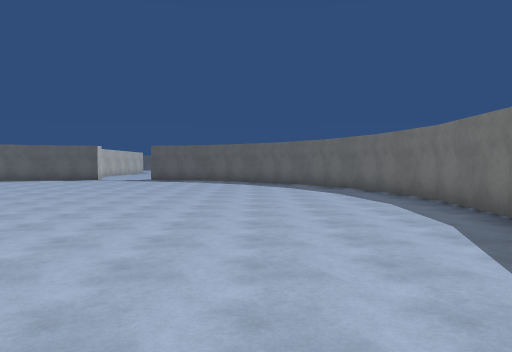
View 1 (above)

24 first-person views from a walk through a Unity game level. The camera is 1.5 m above the floor, tilts 2° down and sees 70° across. The floor is counted in squares, 2 m on a side. Each view is taken from the middle of a square. On the plan, view 1 faces up. The plan holds only what a view shows up to about 11 squares ahead; the rest is blank. The place goes on beyond the plan. Surface patterns are stand-ins for the level's own textures.

View 2
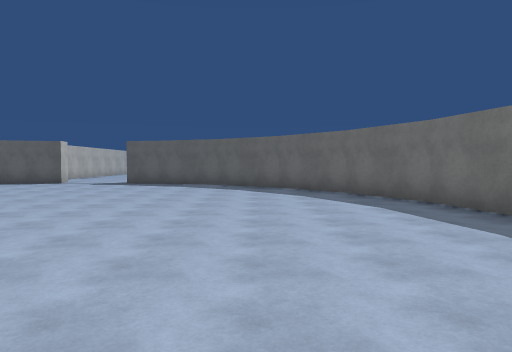

View 3
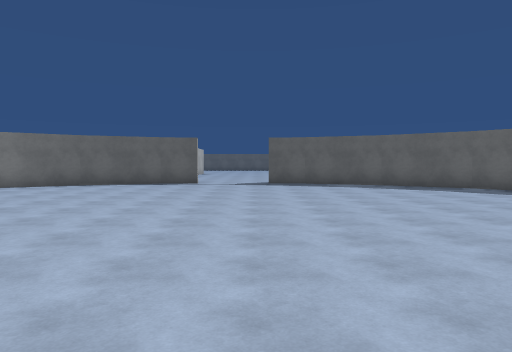

View 4
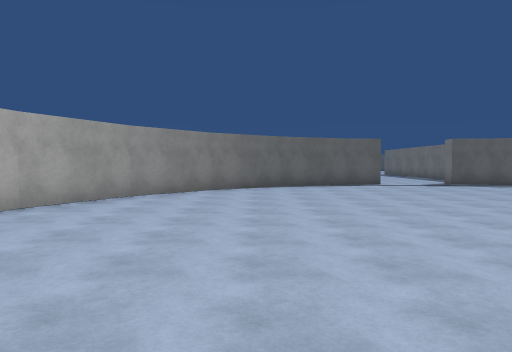

View 5
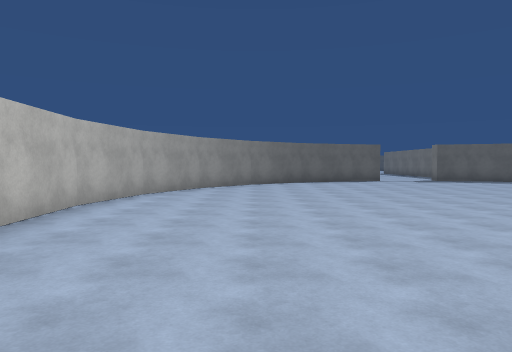

View 6
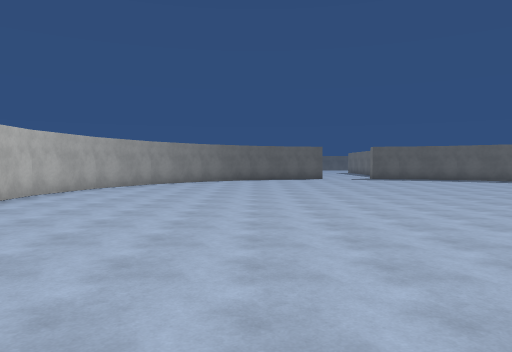

View 7
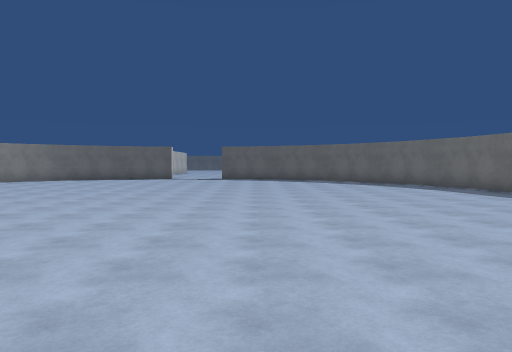

View 8
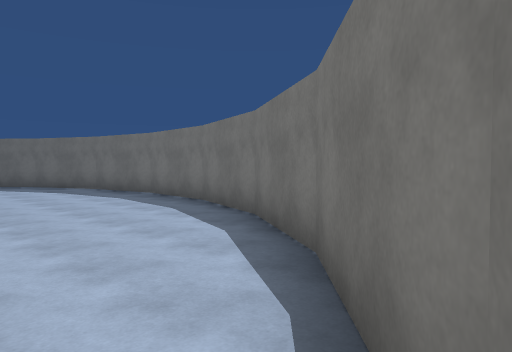

View 9
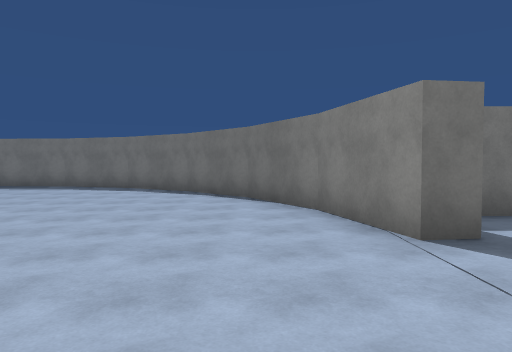

View 10
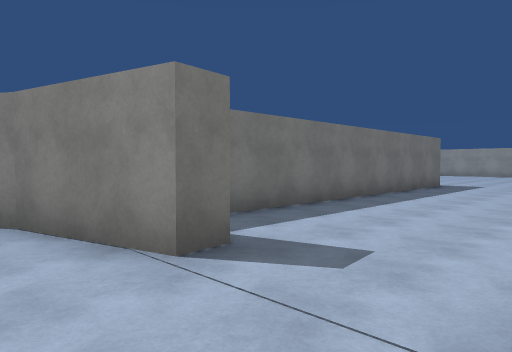

View 11
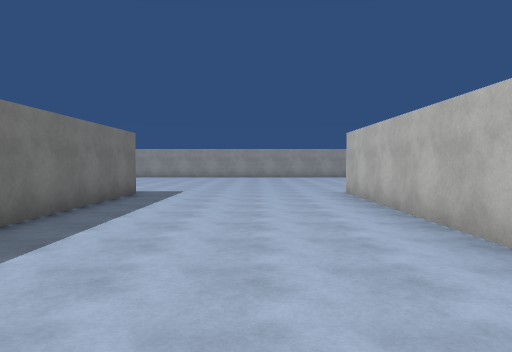

View 12
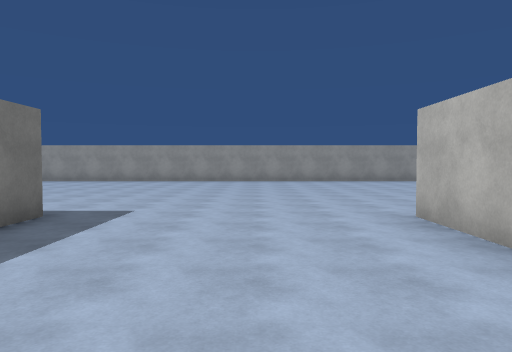

View 13
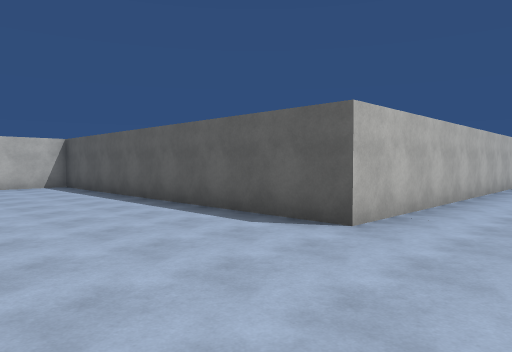

View 14
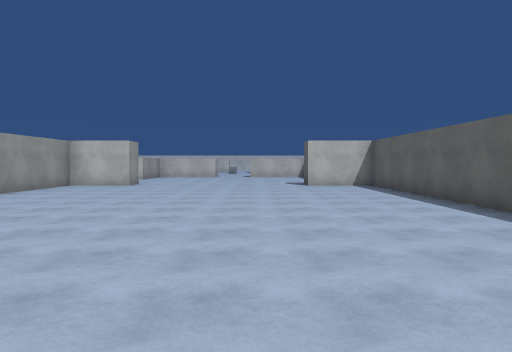

View 15
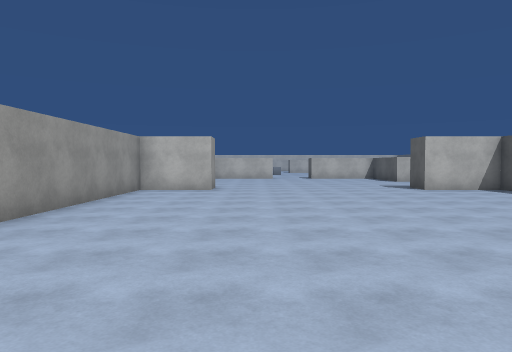

View 16
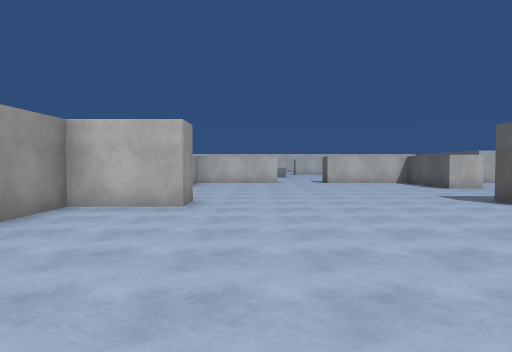

View 17
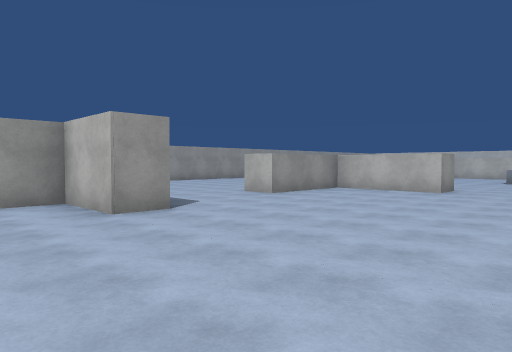

View 18
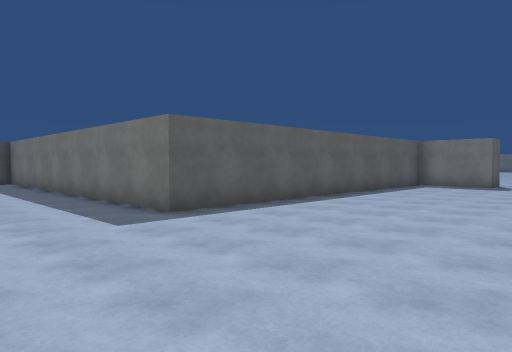

View 19
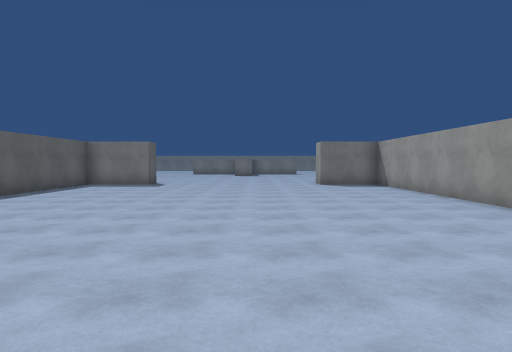

View 20
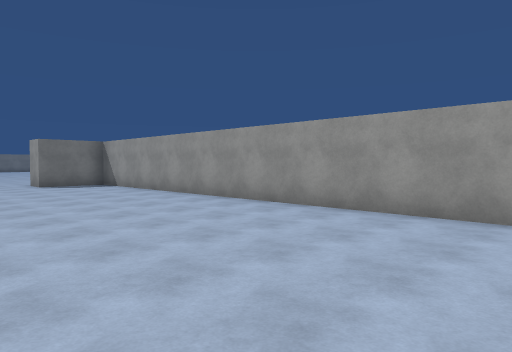

View 21
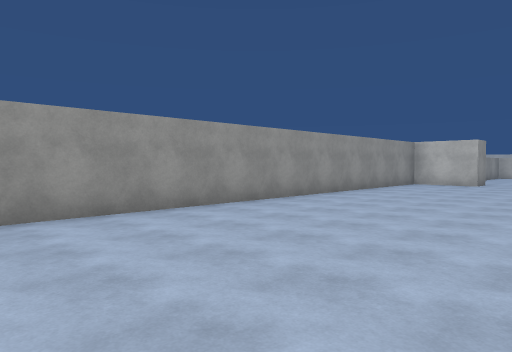

View 22
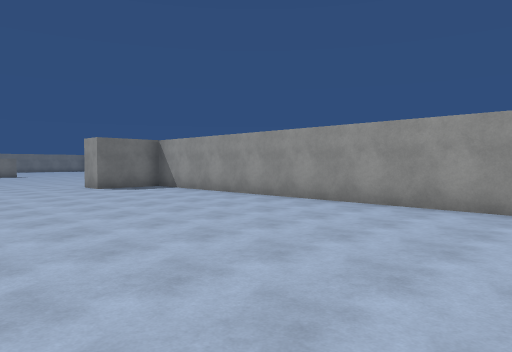

View 23
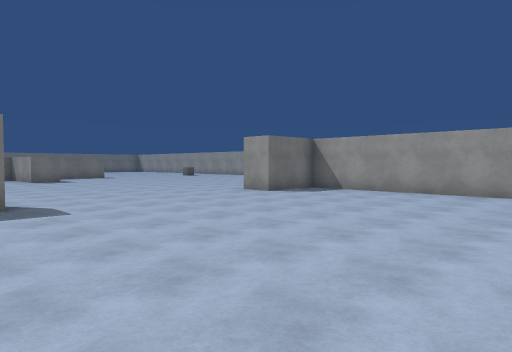

View 24
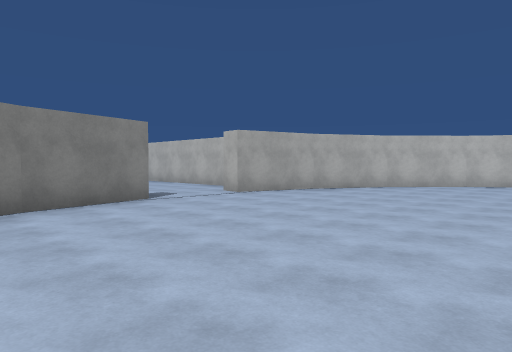

### Floor plan
Key: @ floor where view 1 was taken; # wall or solid block; . main floor; - floor 0.25 m lower than the main floor.
Columns run from 25 left of view 1 to 5 right of it. Each row starts with its distance up from view 1.
 15              ###........##
 14             ##...........##
 13            ##.............##
 12            #...............##
 11           ##................#
 10           #.......----......##
  9           #......------......#
  8           #.....-------......#
  7           #.....--------.....#
  6           #.....--------.....#
  5           #.....-------......#
  4            ......------.....##
  3            ........--.......#
  2            #................#
  1            ##..............##
  0             ##...........@##
 -1              ##..........##
 -2               ###......###
 -3                 ###..###
 -4                 #.....#
 -5                 #.....#
 -6                 #.....#
 -7                 #.....#
 -8                 #.....#
 -9                 #.....#
-10                 #.....#
-11                 #.....#
-12                 #.....#
-13   ..  ###########.....#########
-14   #.. #........................
-15   ....#........................
-16   .............................
-17  ..............................
-18 ...............................
-19 ...............................
-20 ...............................
-21 ...............................
-22 ......#........................
-23 ###...#........................
-24   ... #########################
-25   ..

Where each view was taken, in squares from view 1:
view 1: 0 up, 0 right, facing up
view 2: 3 up, 0 right, facing up
view 3: 4 up, 5 left, facing up
view 4: 4 up, 11 left, facing up
view 5: 1 up, 12 left, facing up
view 6: 1 down, 10 left, facing up
view 7: 1 down, 3 left, facing up
view 8: 1 down, 1 left, facing up-right
view 9: 1 down, 8 left, facing right
view 10: 1 down, 7 left, facing down-right
view 11: 4 down, 6 left, facing down
view 12: 8 down, 6 left, facing down
view 13: 17 down, 6 left, facing up-left
view 14: 17 down, 6 left, facing left
view 15: 20 down, 8 left, facing left
view 16: 20 down, 12 left, facing left
view 17: 16 down, 16 left, facing down-left
view 18: 18 down, 6 left, facing up-right
view 19: 19 down, 6 left, facing right
view 20: 18 down, 6 left, facing down-right
view 21: 18 down, 5 left, facing down-left
view 22: 17 down, 4 left, facing down-right
view 23: 14 down, 0 right, facing down-right
view 24: 4 up, 1 left, facing down-left
